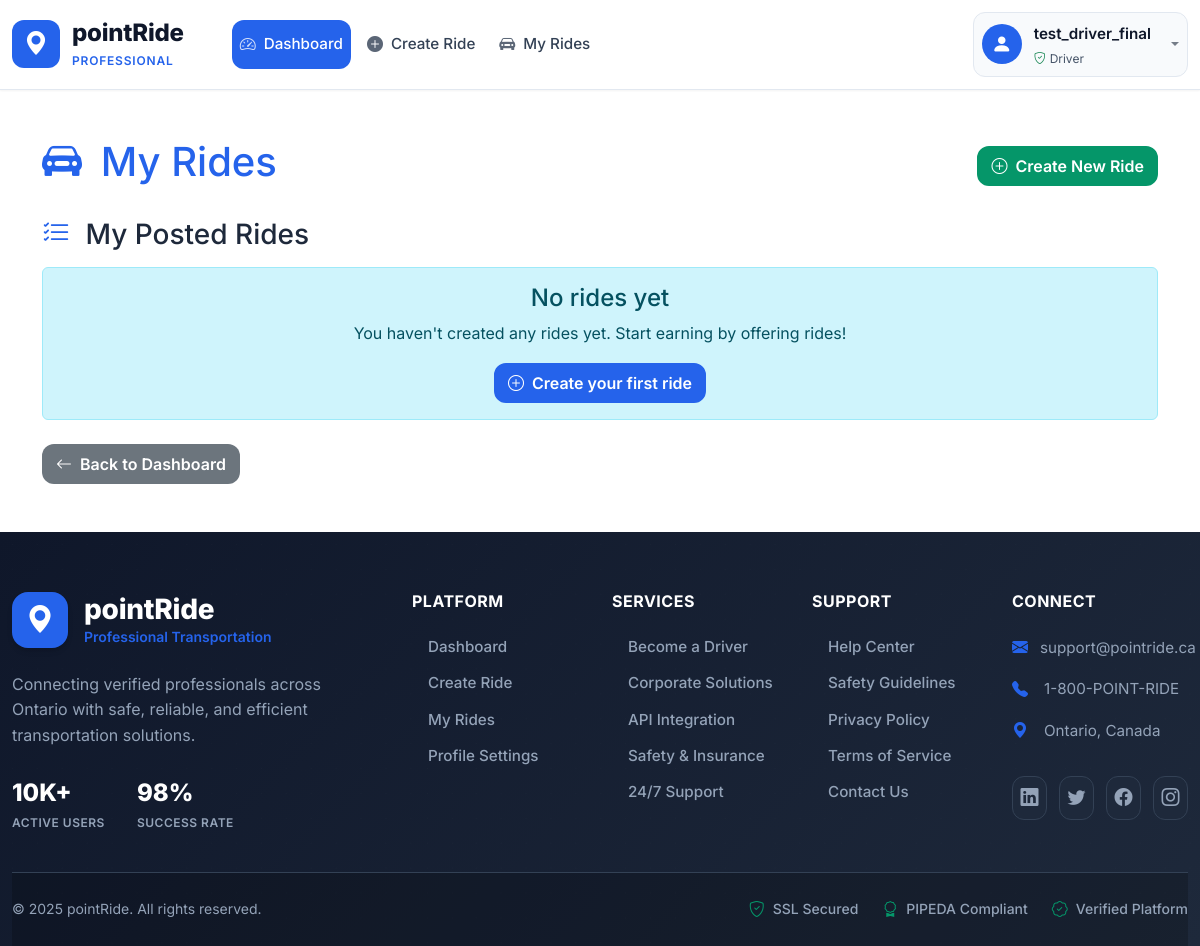
/rides/my-rides/ (signed in), run on an earlier commit of the app's database.
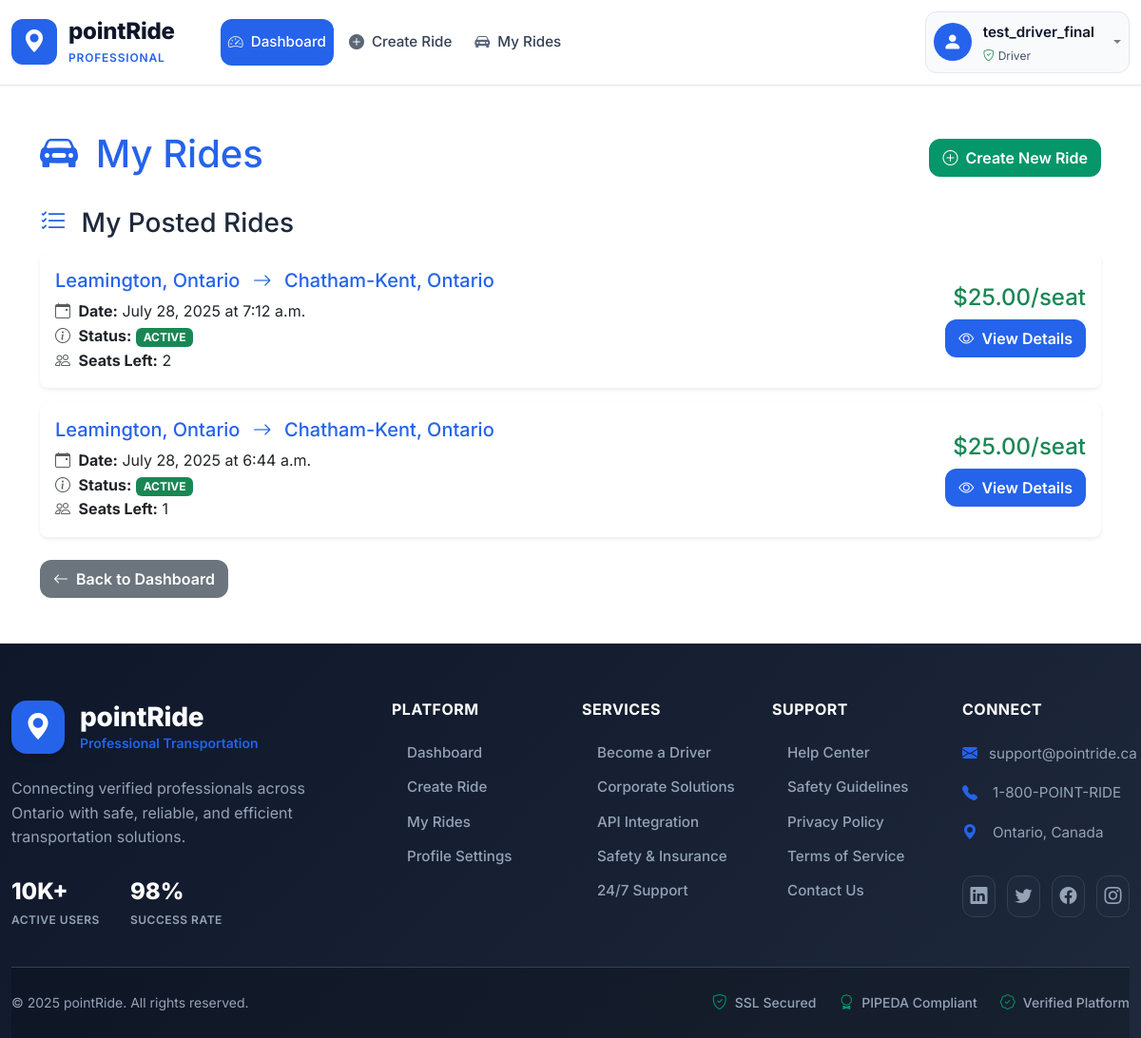
And on a later commit of the database.
### rides/models.py (models this page shows, shortened)
class Ride(models.Model):
    RIDE_STATUS_CHOICES = [
        ('ACTIVE', 'Active'),
        ('FULL', 'Full'),
        ('COMPLETED', 'Completed'),
        ('CANCELLED', 'Cancelled'),
    ]
    route = models.ForeignKey(Route, on_delete=models.CASCADE, related_name='rides')
    driver = models.ForeignKey(User, on_delete=models.CASCADE, related_name='offered_rides')
    departure_date = models.DateField()
    departure_time = models.TimeField()
    available_seats = models.IntegerField(validators=[MinValueValidator(1), MaxValueValidator(8)])
    pickup_location = models.CharField(max_length=255)  # Specific address
    pickup_city = models.ForeignKey(City, on_delete=models.CASCADE, related_name='pickup_rides')
    dropoff_location = models.CharField(max_length=255)  # Specific address
    dropoff_city = models.ForeignKey(City, on_delete=models.CASCADE, related_name='dropoff_rides')
    notes = models.TextField(blank=True, null=True)
    price_per_seat = models.DecimalField(max_digits=8, decimal_places=2)
    status = models.CharField(max_length=20, choices=RIDE_STATUS_CHOICES, default='ACTIVE')
    created_at = models.DateTimeField(auto_now_add=True)
    updated_at = models.DateTimeField(auto_now=True)
    class Meta:
        ordering = ['departure_date', 'departure_time']
    @property
    def available_seats_count(self):
        total_booked_seats = self.bookings.filter(status='CONFIRMED').aggregate(
            total=models.Sum('seats_booked')
        )['total'] or 0
        return self.available_seats - total_booked_seats

class City(models.Model):
    name = models.CharField(max_length=100, unique=True)
    province = models.CharField(max_length=50, default='Ontario')
    country = models.CharField(max_length=50, default='Canada')
    latitude = models.DecimalField(max_digits=9, decimal_places=6, null=True, blank=True)
    longitude = models.DecimalField(max_digits=9, decimal_places=6, null=True, blank=True)
    is_active = models.BooleanField(default=True)
    class Meta:
        verbose_name_plural = "Cities"
        ordering = ['name']
    def __str__(self):
        return f"{self.name}, {self.province}"

### rides/views.py (the view)
# urls.py: path('my-rides/', views.my_rides, name='my_rides'),
@login_required
def my_rides(request):
    if request.user.is_driver:
        rides = Ride.objects.filter(driver=request.user).select_related(
            'pickup_city', 'dropoff_city'
        ).prefetch_related('bookings').order_by('-departure_date')
        pending_bookings = Booking.objects.filter(
            ride__driver=request.user,
            status='PENDING'
        ).select_related('ride', 'traveller', 'ride__pickup_city', 'ride__dropoff_city').order_by('-created_at')
        return render(request, 'rides/my_rides_driver.html', {
            'rides': rides,
            'pending_bookings': pending_bookings
        })
    else:
        bookings = Booking.objects.filter(traveller=request.user).select_related(
            'ride', 'ride__pickup_city', 'ride__dropoff_city', 'ride__driver'
        ).order_by('-created_at')
        return render(request, 'rides/my_rides_traveller.html', {'bookings': bookings})

### rides/templates/rides/my_rides_driver.html (shortened to what this page needs)
{% extends 'base.html' %}
{% block content %}
<div class="container py-5">
    <div class="d-flex justify-content-between align-items-center mb-4">
        <h1 class="text-primary">
            <i class="bi bi-car-front-fill me-2"></i>
            My Rides
        </h1>
        <a href="{% url 'rides:create_ride' %}" class="btn btn-success">
            <i class="bi bi-plus-circle me-1"></i>
            Create New Ride
        </a>
    </div>
    <h3 class="mb-3">
        <i class="bi bi-list-check text-primary me-2"></i>
        My Posted Rides
    </h3>
    {% if rides %}
        {% for ride in rides %}
        <div class="card mb-3 shadow-sm border-0 rounded-3">
            <div class="card-body">
                <div class="row align-items-center">
                    <div class="col-md-8">
                        <h5 class="card-title text-primary">
                            {{ ride.pickup_city }}
                            <i class="bi bi-arrow-right mx-2"></i>
                            {{ ride.dropoff_city }}
                        </h5>
                        <p class="card-text">
                            <i class="bi bi-calendar-event text-muted me-1"></i>
                            <strong>Date:</strong> {{ ride.departure_date }} at {{ ride.departure_time }}<br>
                            <i class="bi bi-info-circle text-muted me-1"></i>
                            <strong>Status:</strong>
                            {% if ride.status == 'ACTIVE' %}
                                <span class="badge bg-success">{{ ride.status }}</span>
                            {% elif ride.status == 'FULL' %}
                                <span class="badge bg-warning">{{ ride.status }}</span>
                            {% elif ride.status == 'COMPLETED' %}
                                <span class="badge bg-info">{{ ride.status }}</span>
                            {% else %}
                                <span class="badge bg-secondary">{{ ride.status }}</span>
                            {% endif %}<br>
                            <i class="bi bi-people text-muted me-1"></i>
                            <strong>Seats Left:</strong> {{ ride.available_seats_count }}
                        </p>
                    </div>
                    <div class="col-md-4 text-end">
                        <h4 class="text-success mb-2">${{ ride.price_per_seat }}/seat</h4>
                        <a href="{% url 'rides:ride_detail' ride.id %}" class="btn btn-primary">
                            <i class="bi bi-eye me-1"></i>
                            View Details
                        </a>
                    </div>
                </div>
            </div>
        </div>
        {% endfor %}
    {% else %}
        <div class="alert alert-info text-center">
            <h4>No rides yet</h4>
            <p>You haven't created any rides yet. Start earning by offering rides!</p>
            <a href="{% url 'rides:create_ride' %}" class="btn btn-primary">
                <i class="bi bi-plus-circle me-1"></i>
                Create your first ride
            </a>
        </div>
    {% endif %}
    <div class="mt-4">
        <a href="{% url 'accounts:driver_dashboard' %}" class="btn btn-secondary">
            <i class="bi bi-arrow-left me-1"></i>
            Back to Dashboard
        </a>
    </div>
</div>
{% endblock %}

What changed in the data, as far as the page shows it:
added Ride: pickup_city "Leamington, Ontario", dropoff_city "Chatham-Kent, Ontario", departure_date "July 28, 2025", departure_time "7:12 a.m.", status "ACTIVE", available_seats_count "2", price_per_seat "25.00"
added Ride: pickup_city "Leamington, Ontario", dropoff_city "Chatham-Kent, Ontario", departure_date "July 28, 2025", departure_time "6:44 a.m.", status "ACTIVE", available_seats_count "1", price_per_seat "25.00"
Also different on the page:
text no longer shown: "No rides yet You haven't created any rides yet. Start earning by offering rides! Create your first ride"
